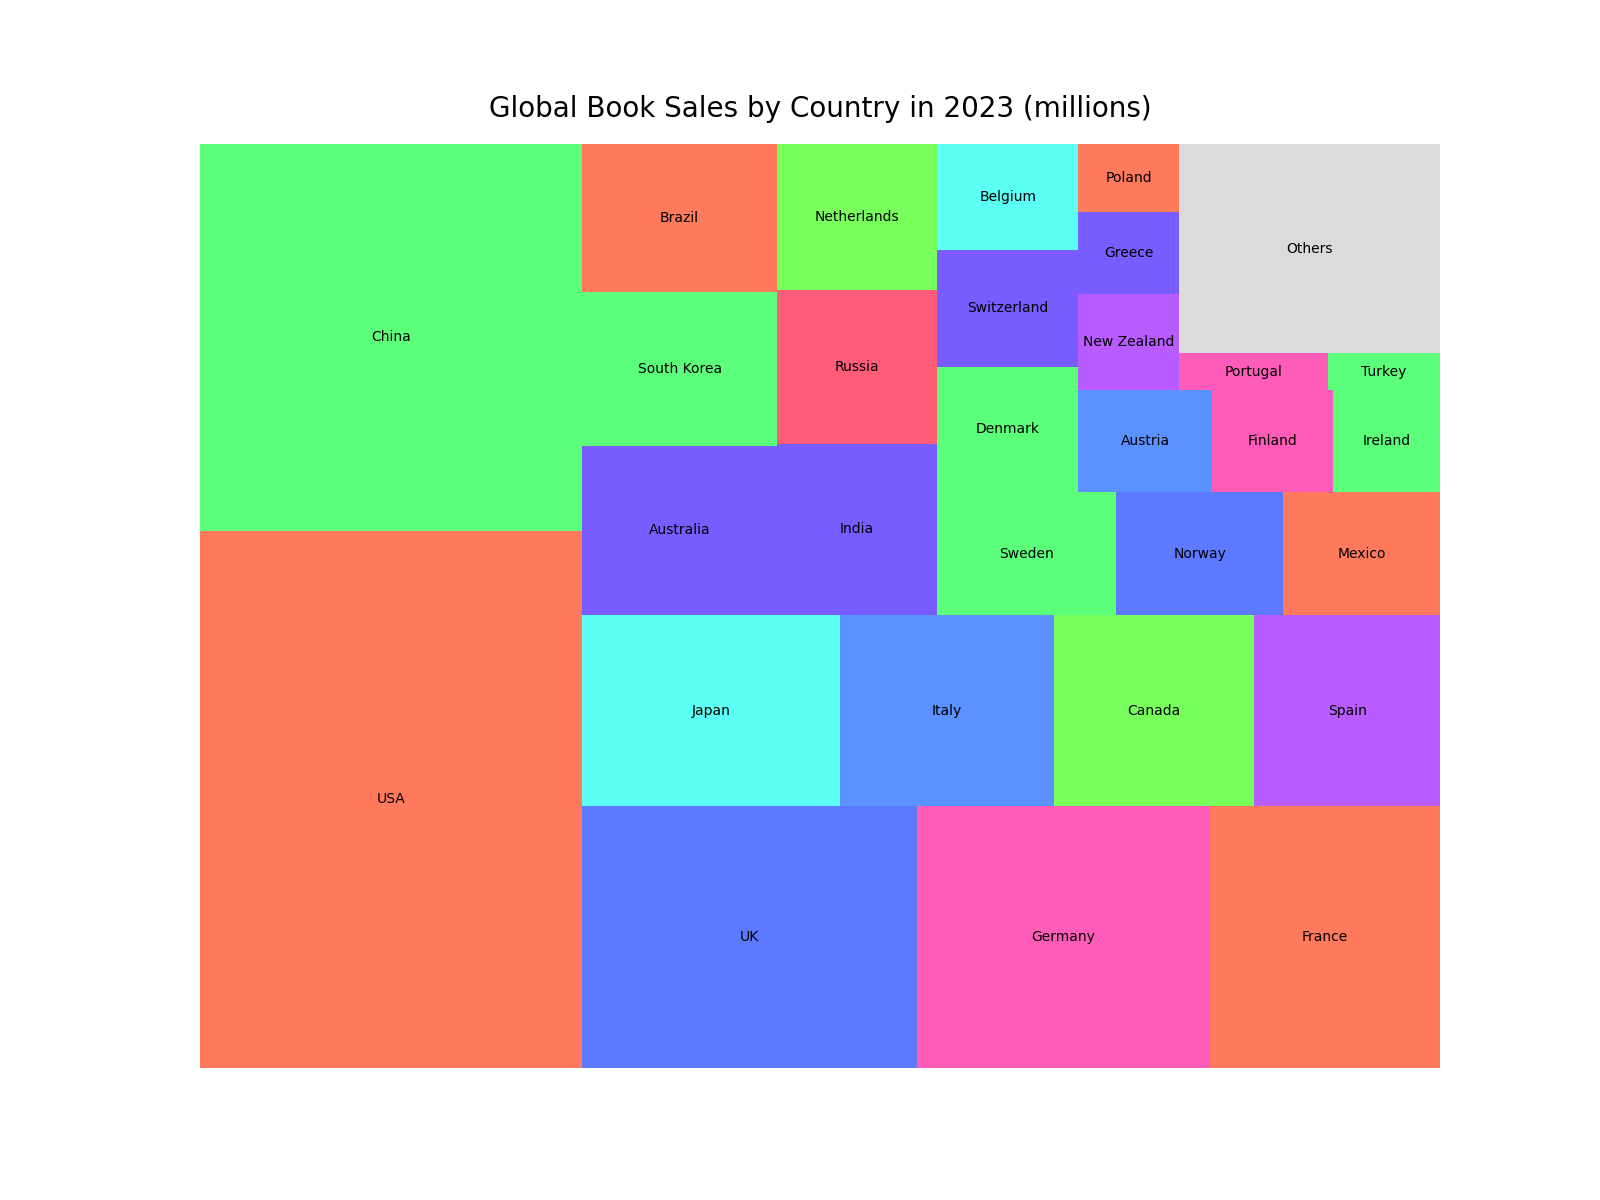

The script that drew this image:

import matplotlib.pyplot as plt
import squarify

# Data points
countries = [
    'USA', 'China', 'UK', 'Germany', 'France', 'Japan', 'Italy', 'Canada',
    'Spain', 'Australia', 'South Korea', 'Brazil', 'India', 'Russia',
    'Netherlands', 'Sweden', 'Norway', 'Mexico', 'Denmark', 'Switzerland',
    'Belgium', 'Austria', 'Finland', 'Ireland', 'New Zealand', 'Greece',
    'Poland', 'Portugal', 'Turkey', 'Others'
]
book_sales = [
    750, 540, 320, 280, 220, 180, 150, 140, 130, 120, 110, 105, 100, 90, 85, 80, 
    75, 70, 65, 60, 55, 50, 45, 40, 35, 30, 25, 20, 15, 200
]

# Color scheme
colors = [
    '#FF5733', '#33FF57', '#3357FF', '#FF33A8', '#FF5733', '#33FFF0', '#3377FF', 
    '#57FF33', '#A833FF', '#5733FF', '#33FF57', '#FF5733', '#5733FF', '#FF3357', 
    '#57FF33', '#33FF57', '#3357FF', '#FF5733', '#33FF57', '#5733FF', '#33FFF0', 
    '#3377FF', '#FF33A8', '#33FF57', '#A833FF', '#5733FF', '#FF5733', '#FF33A8', 
    '#33FF57', '#D3D3D3'
]

plt.figure(figsize=(16, 12))
squarify.plot(sizes=book_sales, label=countries, color=colors, alpha=0.8)

# Chart details
plt.title('Global Book Sales by Country in 2023 (millions)', fontsize=20, y=1.02)
plt.axis('off')

plt.show()
